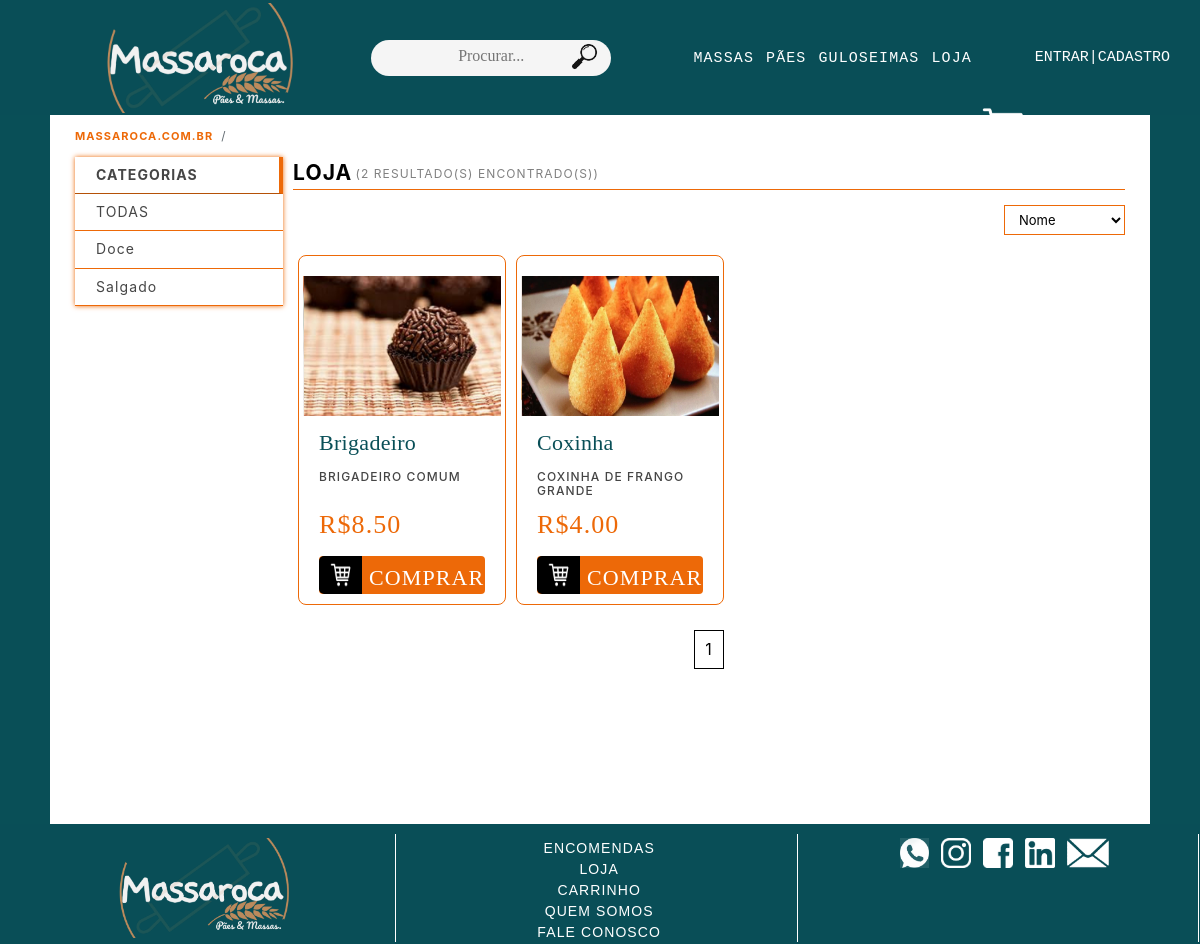
The page /loja on the database as committed earlier.
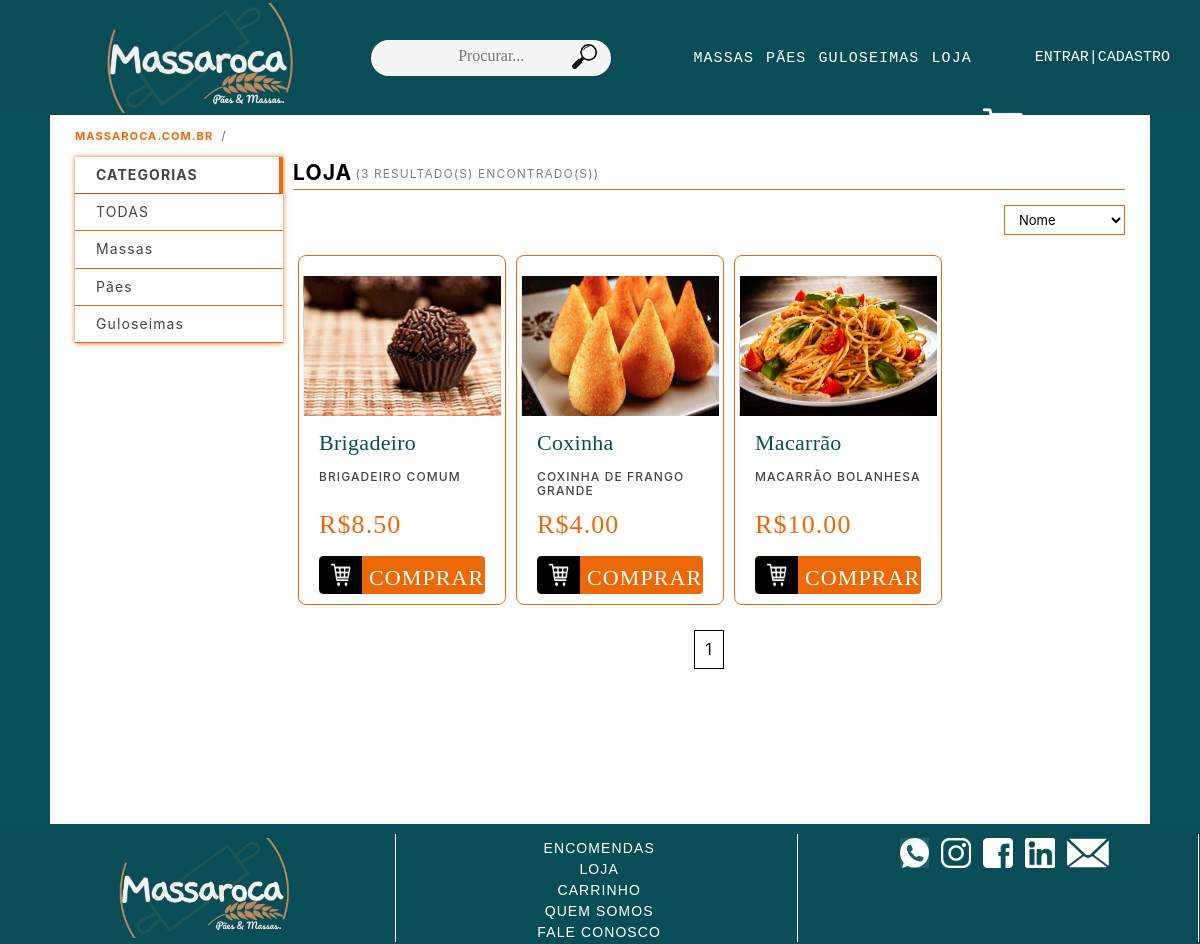
The same page on the database as committed later.
### loja/models.py (models this page shows, shortened)
class Produtos(models.Model):
    disponivel_escolha = [
    ('Sim','Sim'),
    ('Não','Não'),
    ]
    Nome = models.CharField(max_length=128)
    Categoriateste = models.ForeignKey(Categorias ,on_delete=models.CASCADE, default=0)
    Descrição = models.CharField(max_length=1024)
    Fotos = models.ImageField(upload_to='loja/static/produtos/fotos/')
    Fotos_2 = models.ImageField(upload_to='loja/static/produtos/fotos/')
    Preço = models.DecimalField(max_digits=10, decimal_places=2)
    Disponivel = models.CharField(max_length=8,choices=disponivel_escolha, default='Sim')

class Categorias(models.Model):
    Nome = models.CharField(max_length=30)
    def __str__(self):
        return self.Nome

### loja/views.py (the view)
# urls.py: path("loja", views.loja_principal, name="loja"),
def loja_principal(request, ordem="Nome", num_pagina=1):
    try:
        produtos = Produtos.objects.order_by(ordem)
        num = Produtos.objects.order_by(ordem).count()
        categorias = Categorias.objects.all()
    except KeyError:
        return render(request, "loja/erro.html")
    if num > 16:
        pags = int(num/16) + 1
    else:
        pags = 1
    paginas = []
    for n in range(1, pags + 1):
        paginas.append(n)
    produtos = produtos[(num_pagina - 1)*16:16*num_pagina]
    context = {
        "produtos": produtos,
        "categorias": categorias,
        "num": num,
        "ordem": ordem,
        "paginas": paginas,
        "num_pagina": num_pagina,
        "log": request.user.is_authenticated,
        "username": request.user
    }
    final_status2 = final_status(request)
    context.update(final_status2)
    clear_status(request)
    return render(request, "loja/loja.html", context)

### loja/views.py (called while the page is built)
def clear_status(request):
    request.session['status'] = 'none'
    request.session['status2'] = 'none'
    request.session['status3'] = 'none'
    request.session['status4'] = 'none'
    request.session['status5'] = 'none'
    request.session['status6'] = 'none'
    request.session['status7'] = 'none'
    request.session['status8'] = 'none'
    request.session['status9'] = 'none'
    request.session['status10'] = 'none'

### loja/templates/loja/loja.html (shortened to what this page needs)
{% extends "loja/layout.html" %}
{% load static %}
{% block body %}
    <div class="pre blocos" style="min-height:0;">
        <ul class="local">
            <li><a class="local_item" href="{% url 'index' %}"><strong>massaroca.com.br</strong></a></li>
        </ul>
    </div>
    <div class="blocos">
        <div class="principal">
            <div class="ferramentas">
                <div class="titulo">
                    {% if cat != None %}
                    {{cat}}
                    {% elif pesquisa != None %}
                    Pesquisa: "{{ pesquisa }}"
                    {% else %}
                    Loja
                    {% endif %}
                    <div class="resultados">
                        ({{num}} resultado(s) encontrado(s))
                    </div>
                </div>
                <div class="ordenar">
                    {% if cat != None %}
                        <select id="ordem" onchange="location = this.value;" class="escolher-ordem" data-role="sorter">
                            <option value="{% url 'categoria' categoria=cat ordem='Nome' num_pagina=num_pagina %}">Nome</option>
                            <option value="{% url 'categoria' categoria=cat ordem='Preço' num_pagina=num_pagina %}">Menor preço</option>
                            <option value="{% url 'categoria' categoria=cat ordem='-Preço' num_pagina=num_pagina %}">Maior preço</option>
                        </select>
                    {% elif pesquisa != None %}
                    {% else %}
                        <select id="ordem" onchange="location = this.value;" class="escolher-ordem" data-role="sorter">
                            <option value="{% url 'loja_ordem' ordem='Nome' num_pagina=num_pagina %}">Nome</option>
                        </select>
                    {% endif %}
                </div>
            </div>
                <div class="conteudo">
                    <div class="produtos">
                        {% for produto in produtos %}
                        <li>
                            <div class="prod">
                                {% if cat != None %}
                                <img src="../../../../{{produto.Fotos.url|slice:'5:'}}" alt="produto" class="produto_foto_top"/>
                                <img src="../../../../{{produto.Fotos_2.url|slice:'5:'}}" alt="produto" class="produto_foto_bottom"/>
                                {% elif pesquisa != None %}
                                <img src="../../{{produto.Fotos.url|slice:'5:'}}" alt="produto" class="produto_foto_top"/>
                                <img src="../../{{produto.Fotos_2.url|slice:'5:'}}" alt="produto" class="produto_foto_bottom"/>
                                {% else %}
                                <img src="../{{produto.Fotos.url|slice:'5:'}}" alt="produto" class="produto_foto_top"/>
                                {% endif %}
                                <div class="produto_texto">
                                    <h2 class="produto_titulo"><a class="redir_item" href="{% url 'produto' produto.id %}">{{produto.Nome}}</a></h2>
                                    <h3 class="produto_desc">{{produto.Descrição}}</h3>
                                    <div class="produto_preço">R${{produto.Preço}}</div>
                                {% if produto.Disponivel == "Sim" %}
                                    <a href="{% url 'produto' produto.id %}" class="comprar">
                                        <span id="before">
                                            <img src="{% static '/images/shop-branco.png' %}" alt="Carrinho" class="compras">
                                        </span>
                                        <span class="botao_comprar">
                                            COMPRAR
                                        </span>
                                    </a>
                                {% else %}
                                <span class="indisponivel">INDISPONÍVEL</span>
                                {% endif %}
                                </div>
                            </div>
                        </li>
                        {% endfor %}
                    </div>
                </div>
                <div class="ferramentas center" style="margin-top:15px;">
                {% if cat != None %}
                    {% for pagina in paginas %}
                        <div class="num_pagina">
                            <a class="redir" href="{% url 'categoria' categoria=cat ordem=ordem num_pagina=pagina %}">{{pagina}}</a>
                        </div>
                    {% endfor %}
                {% elif pesquisa != None %}
                {% else %}
                    {% for pagina in paginas %}
                        <div class="num_pagina">
                            <a class="redir" style="color:black" href="{% url 'loja_ordem' ordem=ordem num_pagina=pagina %}">{{pagina}}</a>
                        </div>
                    {% endfor %}
                {% endif %}
                </div>
            </div>
        <div class="barracategoria">
                <div class="categorias">
                    <ol>
                        <li class="item" style="cursor: auto; border-right:4px solid #ED6908; border-bottom: 1px solid #b55107;"><strong>CATEGORIAS</strong></li>
                        <li class="item">
                            <a class="redir" href="{% url 'loja' %}">TODAS</a>
                        </li>
                        {% for categoria in categorias %}
                        <li class="item">
                            <a class="redir" href="{% url 'categoria' categoria=categoria num_pagina=1 ordem='Nome' %}">{{ categoria }}</a>
                        </li>
                        {% endfor %}
                    </ol>
            </div>
        </div>
    </div>
{% endblock %}

### loja/templates/loja/layout.html (shortened to what this page needs)
{% load static %}
<!DOCTYPE html>
<html>
    <head>
        <link rel="stylesheet" href="https://stackpath.bootstrapcdn.com/bootstrap/4.3.1/css/bootstrap.min.css">
        <link rel="stylesheet" href="{% static 'styles.css' %}"/>
        <link rel="stylesheet" href="{% static 'aos/aos.css' %}"/>
    </head>
    <body>
    <div class="pagina">
        <nav class="nav">
            <div class="container_32">
                <div class="box_logo">
                    <a href="{% url 'index' %}"><img src="{% static '/images/Logo_massaroca_render.png' %}" alt="Carrinho" class="logo"></a>
                </div>
                <div class="procura">
                    <form action="{% url 'pesquisa' %}" method="post">
                        <input class="pesquisa" name="pesquisa" placeholder="Procurar..." type="text"/>
                        <input type="image"src="{% static '/images/pesquisa.png' %}" alt="Pesquisar" class="botao_pesquisa">
                    </form>
                </div>
            <div class="container_31">
                <div class="box-sobre">
                    <div class="loja"><a class="bot_loja" href="{% url 'categoria' categoria='Massas' ordem='Nome' num_pagina='1' %}">MASSAS</a></div>
                </div>
                <div class="box-sobre">
                    <div class="loja"><a class="bot_loja" href="{% url 'categoria' categoria='Pães' ordem='Nome' num_pagina='1' %}">PÃES</a></div>
                </div>
                <div class="box-contato">
                    <div class="loja"><a class="bot_loja" href="{% url 'categoria' categoria='Guloseimas' ordem='Nome' num_pagina='1' %}">GULOSEIMAS</a></div>
                </div>
                <div class="box-loja">
                    <div class="loja"><a class="bot_loja" href="{% url 'loja' %}">LOJA</a></div>
                </div>
                <div class="cart">
                    <a href="{% url 'carrinho' %}"><img src="{% static '/images/shop-branco.png' %}" alt="Carrinho" class="cart_2"></a>
                </div>
                    {% if log == True %}
                <div class="user">
                    <div class="dropdown">
                        <button class="btn dropdown-toggle logado" type="button" id="dropdownMenuButton" data-toggle="dropdown" aria-haspopup="true" aria-expanded="false"><img src="{% static '/images/perfil.png' %}" alt="perfil" class="perfil_foto"></button>
                            <div class="dropdown-menu dropdown-menu-right" aria-labelledby="dropdownMenuButton">
                                <a class="dropdown-item">Olá, <strong>{{username.first_name}}</strong>!</a>
                                <a class="dropdown-item" href="{% url 'pedidos' %}">Seus pedidos</a>
                                <a class="dropdown-item" href="{% url 'perfil' %}">Seu Perfil</a>
                                <a class="dropdown-item" href="{% url 'logout1' %}">Logout <img src="{% static '/images/logout.png' %}" alt="Logout" class="logout"></a>
                            </div>
                    </div>
                    </div>
                    {% else %}
                    <div class="user_2">
                    <button id="login" class="btn botao_login">ENTRAR|CADASTRO</button>
                    </div>
                    {% endif %}
            </div>
            </div>
        </nav>
        <div id="body">
        {% block body %}
        {% endblock %}
        </div>
        <div class="barinf">
            <div class="baritem">
                <img src="{% static '/images/Logo_massaroca_render.png' %}" alt="Massaroca" class="logobar">
            </div>
            <div class="baritem">
                <a class="bot_loja" href="https://api.whatsapp.com/message/EIDRSPO6B7MQB1" target="_blank"><div class="barsub">ENCOMENDAS</div></a>
                <div class="barsub"><a class="bot_loja" href="{% url 'loja' %}">LOJA</a></div>
                <div class="barsub"><a class="bot_loja" href="{% url 'carrinho' %}">CARRINHO</a></div>
                <div class="barsub"><a class="bot_loja" href="{% url 'quemsomos' %}">QUEM SOMOS</a></div>
                <div class="barsub"><a class="bot_loja" href="{% url 'loja' %}">FALE CONOSCO</a></div>
            </div>
            <div class="baritem">
                <a href="https://api.whatsapp.com/message/EIDRSPO6B7MQB1" target="_blank"><img src="{% static '/images/branco/whatsapp.png' %}" alt="Whatsapp" class="redebar"></a>
                <a href="https://www.instagram.com/massaroca_padaria/" target="_blank"><img src="{% static '/images/branco/instagram.png' %}" alt="Instagram" class="redebar"></a>
                <img src="{% static '/images/branco/facebook.png' %}" alt="Facebook" class="redebar">
                <img src="{% static '/images/branco/linkedin.png' %}" alt="LinkedIn" class="redebar">
                <img src="{% static '/images/branco/email.png' %}" alt="Email" class="redebar">
            </div>
        </div>
    </div>
    </body>
</html>

Rows that differ between the two databases and show on the page:
added Produtos: Fotos (picture), Nome "Macarrão", Descrição "MACARRÃO BOLANHESA", Preço "10.00"
changed Categorias: Nome "Doce" → "Massas"
changed Categorias: Nome "Salgado" → "Pães"
added Categorias: Nome "Guloseimas"
Other text that changed with them:
{{ num }}: "2" → "3"
